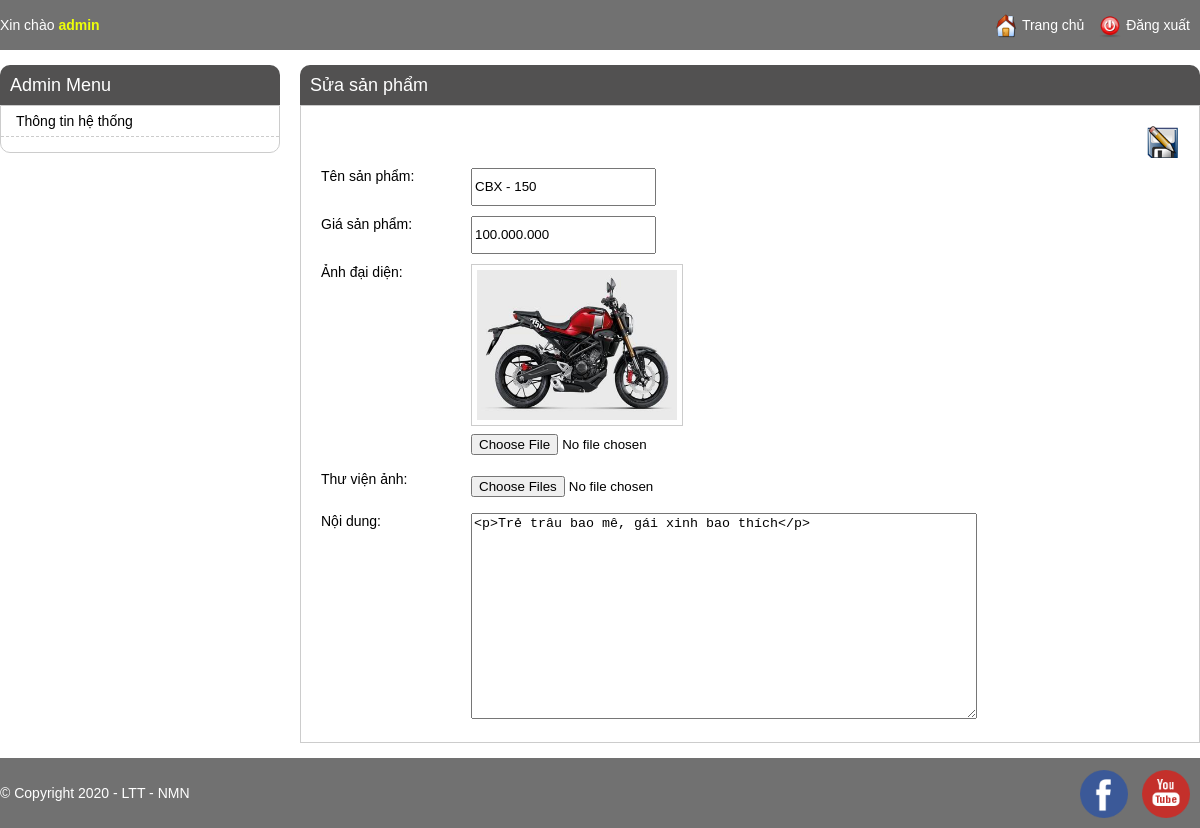
The page /admin/product_editing.php?id=2 (signed in) on the database its author committed.
### tables this page shows
CREATE TABLE `product` (
  `id` int(11) NOT NULL,
  `name` varchar(255) NOT NULL,
  `image` varchar(255) DEFAULT NULL,
  `price` float NOT NULL,
  `content` text NOT NULL,
  `created_time` int(11) NOT NULL,
  `last_updated` int(11) NOT NULL
);

### admin/product_editing.php (the view, shortened to what this page needs)
<?php
include 'header.php';
if (!empty($_SESSION['current_user'])) {
    ?>
    <div class="main-content">
        <h1><?= !empty($_GET['id']) ? ((!empty($_GET['task']) && $_GET['task'] == "copy") ? "Copy sản phẩm" : "Sửa sản phẩm") : "Thêm sản phẩm" ?></h1>
        <div id="content-box">
            <?php
            if (isset($_GET['action']) && ($_GET['action'] == 'add' || $_GET['action'] == 'edit')) {
                if (isset($_POST['name']) && !empty($_POST['name']) && isset($_POST['price']) && !empty($_POST['price'])) {
                    $galleryImages = array();
                    if (empty($_POST['name'])) {
                        $error = "Bạn phải nhập tên sản phẩm";
                    } elseif (empty($_POST['price'])) {
                        $error = "Bạn phải nhập giá sản phẩm";
                    } elseif (!empty($_POST['price']) && is_numeric(str_replace('.', '', $_POST['price'])) == false) {
                        $error = "Giá nhập không hợp lệ";
                    }
                    if (isset($_FILES['image']) && !empty($_FILES['image']['name'][0])) {
                        $uploadedFiles = $_FILES['image'];
                        $result = uploadFiles($uploadedFiles);
                        if (!empty($result['errors'])) {
                            $error = $result['errors'];
                        } else {
                            $image = $result['path'];
                        }
                    }
                    if (!isset($image) && !empty($_POST['image'])) {
                        $image = $_POST['image'];
                    }
                    if (isset($_FILES['gallery']) && !empty($_FILES['gallery']['name'][0])) {
                        $uploadedFiles = $_FILES['gallery'];
                        $result = uploadFiles($uploadedFiles);
                        if (!empty($result['errors'])) {
                            $error = $result['errors'];
                        } else {
                            $galleryImages = $result['uploaded_files'];
                        }
                    }
                    if (!empty($_POST['gallery_image'])) {
                        $galleryImages = array_merge($galleryImages, $_POST['gallery_image']);
                    }
                    if (!isset($error)) {
                        if ($_GET['action'] == 'edit' && !empty($_GET['id'])) {
                            $result = mysqli_query($con, "UPDATE `product` SET `name` = '" . $_POST['name'] . "',`image` =  '" . $image . "', `price` = " . str_replace('.', '', $_POST['price']) . ", `content` = '" . $_POST['content'] . "', `last_updated` = " . time() . " WHERE `product`.`id` = " . $_GET['id']);
                        } else {
                            $result = mysqli_query($con, "INSERT INTO `product` (`id`, `name`, `image`, `price`, `content`, `created_time`, `last_updated`) VALUES (NULL, '" . $_POST['name'] . "','" . $image . "', " . str_replace('.', '', $_POST['price']) . ", '" . $_POST['content'] . "', " . time() . ", " . time() . ");");
                        }
                        if (!$result) {
                            $error = "Có lỗi xảy ra trong quá trình thực hiện.";
                        } else {
                            if (!empty($galleryImages)) {
                                $product_id = ($_GET['action'] == 'edit' && !empty($_GET['id'])) ? $_GET['id'] : $con->insert_id;
                                $insertValues = "";
                                foreach ($galleryImages as $path) {
                                    if (empty($insertValues)) {
                                        $insertValues = "(NULL, " . $product_id . ", '" . $path . "', " . time() . ", " . time() . ")";
                                    } else {
                                        $insertValues .= ",(NULL, " . $product_id . ", '" . $path . "', " . time() . ", " . time() . ")";
                                    }
                                }
                                $result = mysqli_query($con, "INSERT INTO `image_library` (`id`, `product_id`, `path`, `created_time`, `last_updated`) VALUES " . $insertValues . ";");
                            }
                        }
                    }
                } else {
                    $error = "Bạn chưa nhập thông tin sản phẩm.";
                }
                ?>
                <div class = "container">
                    <div class = "error"><?= isset($error) ? $error : "Cập nhật thành công" ?></div>
                    <?php header("Location: ./product_listing.php") ?>
                    <a href = "./product_listing.php">Quay lại danh sách sản phẩm</a>
                </div>
                <?php
            } else {
                if (!empty($_GET['id'])) {
                    $result = mysqli_query($con, "SELECT * FROM `product` WHERE `id` = " . $_GET['id']);
                    $product = $result->fetch_assoc();
                }
                ?>
                <form id="editing-form" method="POST" action="<?= (!empty($product) && !isset($_GET['task'])) ? "?action=edit&id=" . $_GET['id'] : "?action=add" ?>"  enctype="multipart/form-data">
                    <input type="submit" title="Lưu sản phẩm" value="" />
                    <div class="wrap-field">
                        <label>Tên sản phẩm: </label>
                        <input type="text" name="name" value="<?= (!empty($product) ? $product['name'] : "") ?>" />
                    </div>
                    <div class="wrap-field">
                        <label>Giá sản phẩm: </label>
                        <input type="text" name="price" value="<?= (!empty($product) ? number_format($product['price'], 0, ",", ".") : "") ?>" />
                    </div>
                    <div class="wrap-field">
                        <label>Ảnh đại diện: </label>
                        <div class="right-wrap-field">
        <?php if (!empty($product['image'])) { ?>
                                <img src="../<?= $product['image'] ?>" /><br/>
        <?php } ?>
                            <input type="file" name="image" />
                        </div>
                    </div>
                    <div class="wrap-field">
                        <label>Thư viện ảnh: </label>
                        <div class="right-wrap-field">
                            <input multiple="" type="file" name="gallery[]" />
                        </div>
                    </div>
                    <div class="wrap-field">
                        <label>Nội dung: </label>
                        <textarea name="content" id="product-content"><?= (!empty($product) ? $product['content'] : "") ?></textarea>
                    </div>
                </form>
    <?php } ?>
        </div>
    </div>
    <?php
}
include './footer.php';
?>

### css/admin_style.css (style rules this page uses)
body { font-family: arial; padding: 0; margin: 0; font-size: 14px; }
h1 { text-align: center; }
.main-content { float: left; width: 900px; margin-left: 20px; }
.main-content h1 { margin: 0; text-align: left; background: #525151; color: #fff; font-size: 18px; font-weight: normal; line-height: 40px; border-radius: 10px 10px 0 0; padding: 0 10px; }
#content-box { border: 1px solid #ccc; padding: 20px; }
#editing-form label { width: 150px; display: inline-block; float: left; }
#editing-form input { margin-bottom: 10px; line-height: 32px; float: left; }
#editing-form textarea { width: 500px; height: 200px; }
#editing-form input[type=submit] { float: right; background: url('../images/save.png') center center no-repeat; background-size: 32px 32px; height: 32px; width: 32px; border: 0; cursor: pointer; }
.right-wrap-field { float: left; width: 75% }
.right-wrap-field img { width: 200px; border: 1px solid #ccc; padding: 5px; height: 150px; }
.right-wrap-field input { float: none; }

### rows shown on the page
product: name "CBX - 150", price "100.000.000", image (picture), content "<p>Trẻ trâu bao mê, gái xinh bao thích</p>"
